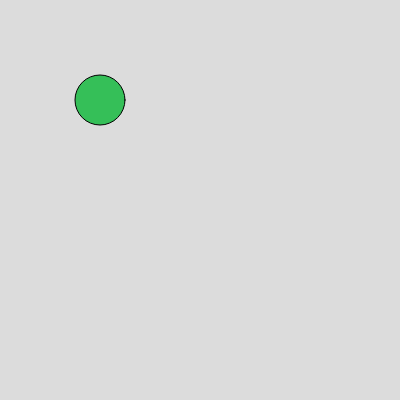
Frame 1 (no input)
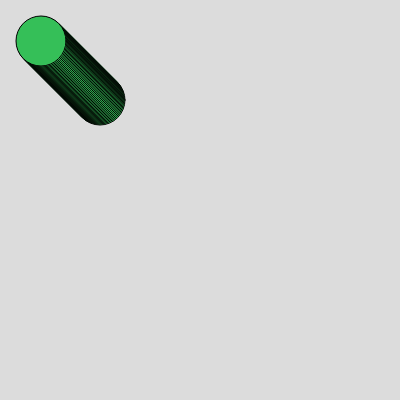
Frame 60 (no input)
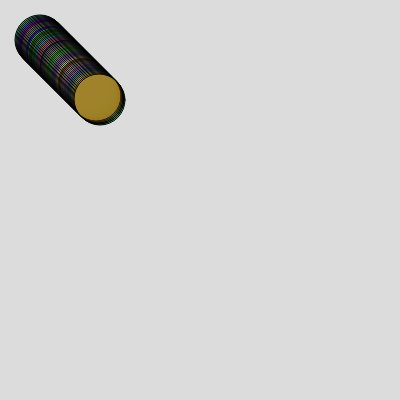
Frame 120 (the mouse pressed at the canvas centre since frame 60)

The p5.js sketch that drew these frames (run headless with seeded random() and noise() and a simulated clock; from frame 60 on, the mouse is pressed at the canvas centre):

// p5.js sketch
// ── sketch.js
let cor;
let posicaoHorizontal; //x
let posicaoVertical; //y

function setup() {
  createCanvas(400, 400);
  random(0,255);
  background(220);
  cor = color(random(0,255),random(0,255),random(0,255));
  posicaoHorizontal= 100; //x
  posicaoVertical= 100;//y
}

function draw() {
  fill(cor);
  circle(posicaoHorizontal,posicaoVertical,50);
  
  if(mouseX < posicaoHorizontal){
    posicaoHorizontal = posicaoHorizontal - 1;
  }
  if(mouseX > posicaoHorizontal){
    posicaoHorizontal = posicaoHorizontal + 1;
  }
  if(mouseY < posicaoVertical){
    posicaoVertical--;
  }
  if(mouseY > posicaoVertical){
    posicaoVertical++;
  }
  if(mouseIsPressed){
     cor = color(random(0,255),random(0,255),random(0,255),random(0,255));
  }

}
